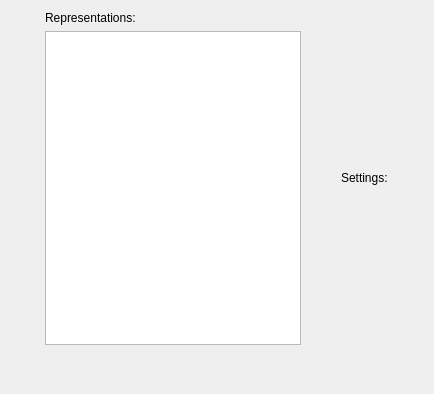
<?xml version="1.0" encoding="UTF-8"?>
<ui version="4.0">
 <class>SegmentationVisualizationSettingsDialog</class>
 <widget class="QWidget" name="SegmentationVisualizationSettingsDialog">
  <property name="geometry">
   <rect>
    <x>0</x>
    <y>0</y>
    <width>434</width>
    <height>394</height>
   </rect>
  </property>
  <property name="windowTitle">
   <string>Visualization Settings</string>
  </property>
  <layout class="QVBoxLayout" name="verticalLayout_3">
   <item>
    <layout class="QHBoxLayout" name="horizontalLayout">
     <item>
      <layout class="QVBoxLayout" name="verticalLayout">
       <item>
        <widget class="QLabel" name="label">
         <property name="sizePolicy">
          <sizepolicy hsizetype="Preferred" vsizetype="Maximum">
           <horstretch>0</horstretch>
           <verstretch>0</verstretch>
          </sizepolicy>
         </property>
         <property name="text">
          <string>Representations:</string>
         </property>
        </widget>
       </item>
       <item>
        <widget class="QListView" name="m_representationList">
         <property name="sizePolicy">
          <sizepolicy hsizetype="Maximum" vsizetype="Expanding">
           <horstretch>0</horstretch>
           <verstretch>0</verstretch>
          </sizepolicy>
         </property>
        </widget>
       </item>
      </layout>
     </item>
     <item>
      <layout class="QVBoxLayout" name="verticalLayout_2">
       <item>
        <widget class="QLabel" name="label_2">
         <property name="sizePolicy">
          <sizepolicy hsizetype="Preferred" vsizetype="Maximum">
           <horstretch>0</horstretch>
           <verstretch>0</verstretch>
          </sizepolicy>
         </property>
         <property name="text">
          <string>Settings:</string>
         </property>
        </widget>
       </item>
       <item>
        <layout class="QHBoxLayout" name="m_settingsLayout"/>
       </item>
      </layout>
     </item>
    </layout>
   </item>
   <item>
    <layout class="QHBoxLayout" name="horizontalLayout_2">
     <item>
      <spacer name="horizontalSpacer_5">
       <property name="orientation">
        <enum>Qt::Horizontal</enum>
       </property>
       <property name="sizeHint" stdset="0">
        <size>
         <width>40</width>
         <height>20</height>
        </size>
       </property>
      </spacer>
     </item>
     <item>
      <widget class="QPushButton" name="m_acceptChanges">
       <property name="sizePolicy">
        <sizepolicy hsizetype="Fixed" vsizetype="Fixed">
         <horstretch>0</horstretch>
         <verstretch>0</verstretch>
        </sizepolicy>
       </property>
       <property name="minimumSize">
        <size>
         <width>32</width>
         <height>32</height>
        </size>
       </property>
       <property name="maximumSize">
        <size>
         <width>32</width>
         <height>32</height>
        </size>
       </property>
       <property name="baseSize">
        <size>
         <width>32</width>
         <height>32</height>
        </size>
       </property>
       <property name="toolTip">
        <string>Apply changes</string>
       </property>
       <property name="text">
        <string/>
       </property>
       <property name="icon">
        <iconset resource="../../App/rsc/espina.qrc">
         <normaloff>:/espina/accept.png</normaloff>:/espina/accept.png</iconset>
       </property>
       <property name="iconSize">
        <size>
         <width>22</width>
         <height>22</height>
        </size>
       </property>
       <property name="shortcut">
        <string>Ctrl+Return</string>
       </property>
       <property name="flat">
        <bool>true</bool>
       </property>
      </widget>
     </item>
     <item>
      <widget class="QPushButton" name="m_rejectChanges">
       <property name="sizePolicy">
        <sizepolicy hsizetype="Fixed" vsizetype="Fixed">
         <horstretch>0</horstretch>
         <verstretch>0</verstretch>
        </sizepolicy>
       </property>
       <property name="minimumSize">
        <size>
         <width>32</width>
         <height>32</height>
        </size>
       </property>
       <property name="maximumSize">
        <size>
         <width>32</width>
         <height>32</height>
        </size>
       </property>
       <property name="baseSize">
        <size>
         <width>32</width>
         <height>32</height>
        </size>
       </property>
       <property name="toolTip">
        <string>Reject changes</string>
       </property>
       <property name="text">
        <string/>
       </property>
       <property name="icon">
        <iconset resource="../../App/rsc/espina.qrc">
         <normaloff>:/espina/cancel.png</normaloff>:/espina/cancel.png</iconset>
       </property>
       <property name="iconSize">
        <size>
         <width>22</width>
         <height>22</height>
        </size>
       </property>
       <property name="flat">
        <bool>true</bool>
       </property>
      </widget>
     </item>
    </layout>
   </item>
  </layout>
 </widget>
 <resources>
  <include location="../../App/rsc/espina.qrc"/>
 </resources>
 <connections/>
</ui>
